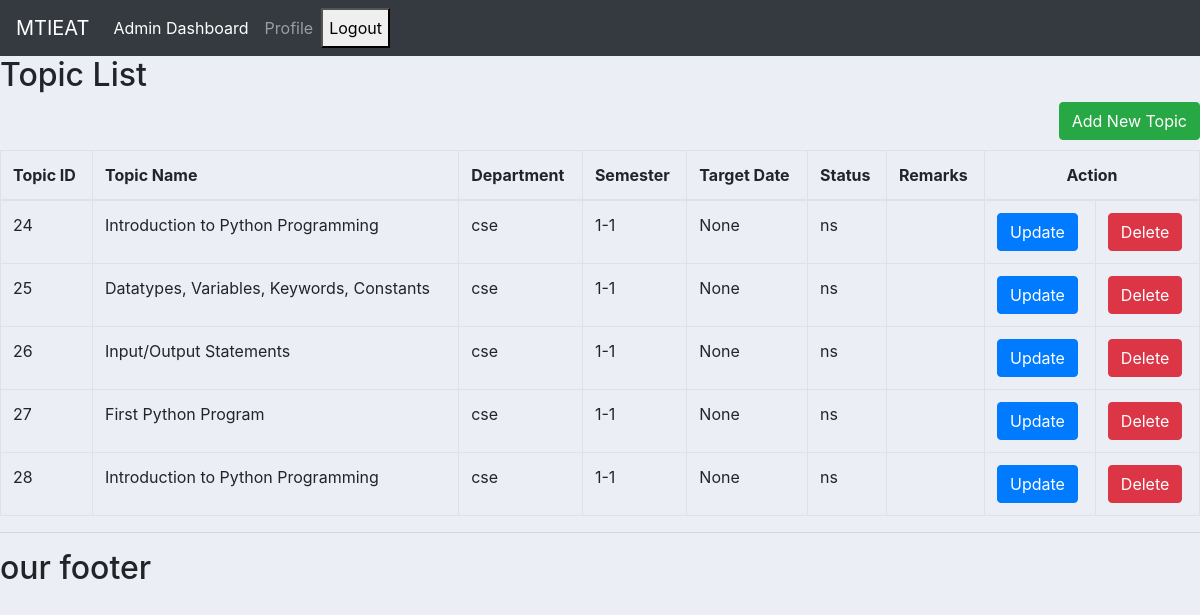
Page /report/topic-list/ on the committed database.
### report/models.py (models this page shows, shortened)
class Topic(models.Model):
    topic_id = models.AutoField(primary_key=True)
    topic_name = models.CharField(max_length=100)
    faculty = models.ForeignKey(UserModel,on_delete=models.DO_NOTHING,null=True,blank=True)
    dept = models.CharField(max_length=20, choices=[
        ('civil', 'Civil'), ('mech', 'Mechanical'), ('eee', 'EEE'),
        ('ece', 'ECE'), ('cse', 'CSE'), ('ai_ds', 'AI&DS'),
        ('ds', 'DS'), ('crt', 'CRT'), ('hns', 'H&S')
    ])
    sem = models.CharField(max_length=20, choices=[
        ('1-1', 'I-I'), ('1-2', 'I-II'), ('2-1', 'II-I'),
        ('2-2', 'II-II'), ('3-1', 'III-I'), ('3-2', 'III-II'),
        ('4-1', 'IV-I'), ('4-2', 'IV-II')
    ])
    target_date = models.DateField(null=True, blank=True)
    status = models.CharField(max_length=10, choices=[('co', 'CO'), ('ns', 'NS')], default='ns')
    remarks = models.TextField(null=True, blank=True)

### report/views.py (the view)
# urls.py: path('topic-list/', views.topic_list, name='topic_list'),
def topic_list(request):
    topics = Topic.objects.all()
    return render(request, 'report/topic_list.html', {'topics': topics})

### report/templates/report/topic_list.html (shortened to what this page needs)
{% extends 'report/main.html' %}
{% block content %}
{% include 'report/admin_navbar.html' %}
<h2>Topic List</h2>
<button class="add-btn btn btn-success float-right" >Add New Topic</button>
<br>
<br>
<table class="table table-bordered" id="topic-table">
    <thead>
        <tr>
            <th>Topic ID</th>
            <th>Topic Name</th>
            <th>Department</th>
            <th>Semester</th>
            <th>Target Date</th>
            <th>Status</th>
            <th>Remarks</th>
            <th colspan="2" class="text-center">Action</th>
        </tr>
    </thead>
    <tbody>
        {% for topic in topics %}
        <tr data-topic-id="{{ topic.topic_id }}">
            <td>{{ topic.topic_id }}</td>
            <td class="editable" data-field="topic_name">{{ topic.topic_name }}</td>
            <td class="editable" data-field="dept">{{ topic.dept }}</td>
            <td class="editable" data-field="sem">{{ topic.sem }}</td>
            <td class="editable" data-field="target_date">{{ topic.target_date }}</td>
            <td class="editable" data-field="status">{{ topic.status }}</td>
            <td class="editable" data-field="remarks">{{ topic.remarks }}</td>
            <td>
                <button class="update-btn btn btn-primary" data-topic-id="{{ topic.topic_id }}">Update</button>
            </td>
            <td>
                <button class="delete-btn btn btn-danger" data-id="{{ topic.topic_id }}">Delete</button>
            </td>
        </tr>
        {% endfor %}
    </tbody>
</table>
{% endblock %}

### report/static/css/main.css (style rules this page uses)
body { background-color: #ebeff5; }

### rows in the picture
Topic: topic_id "24", topic_name "Introduction to Python Programming", dept "cse", sem "1-1", target_date "None", status "ns"
Topic: topic_id "25", topic_name "Datatypes, Variables, Keywords, Constants", dept "cse", sem "1-1", target_date "None", status "ns"
Topic: topic_id "26", topic_name "Input/Output Statements", dept "cse", sem "1-1", target_date "None", status "ns"
Topic: topic_id "27", topic_name "First Python Program", dept "cse", sem "1-1", target_date "None", status "ns"
Topic: topic_id "28", topic_name "Introduction to Python Programming", dept "cse", sem "1-1", target_date "None", status "ns"
